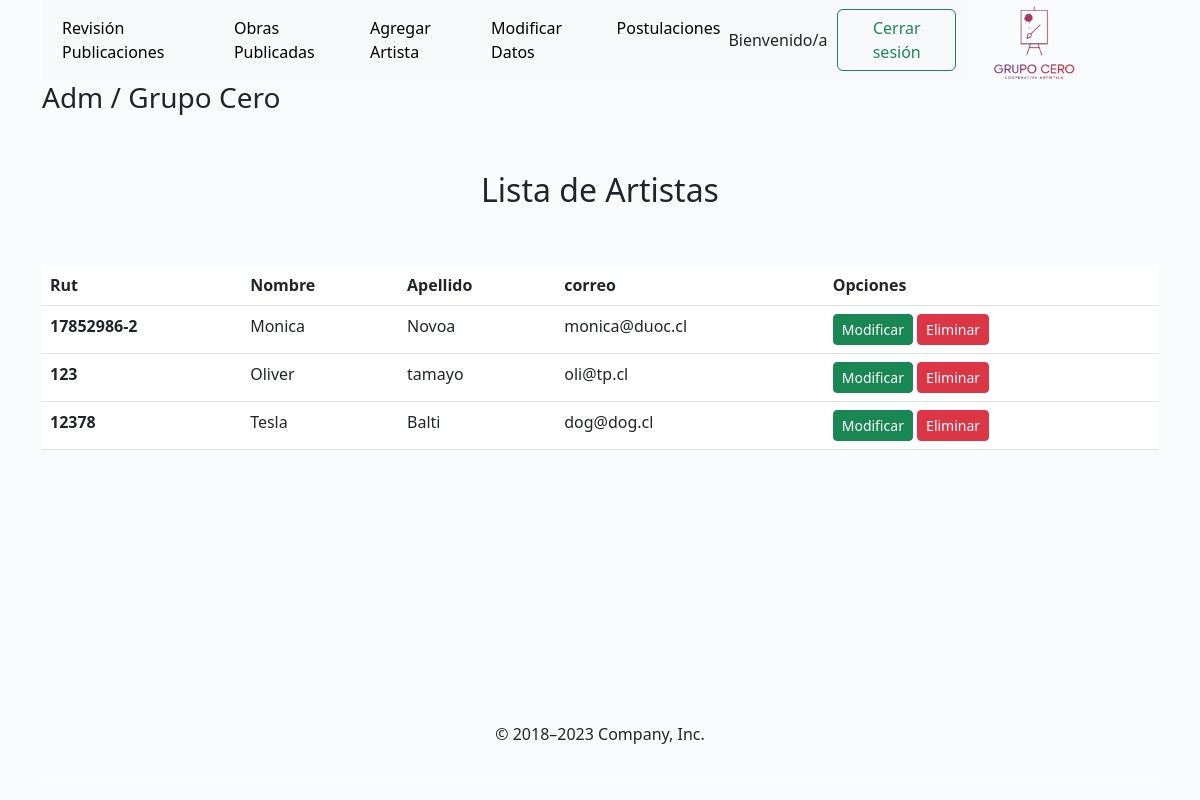
Screenshot of /listar with the database file from the repository.
### gcweb/models.py (models this page shows, shortened)
class Datos_Artista(models.Model):
    rut_artista=models.CharField(max_length=10)
    nombre_artista=models.CharField(max_length=50)
    apellido_artista=models.CharField(max_length=50)
    correo = models.CharField(max_length=50)
    password=models.CharField(max_length=20)
    foto= models.ImageField(null=True, upload_to='artista')
    usuarioCreadorDeCuenta = models.ForeignKey(User, on_delete=models.CASCADE, null=True)

### gcweb/views.py (the view)
# urls.py: path('listar',listar, name='listar'),
def listar(request):
    artistas = Datos_Artista.objects.all()
    data={
        'artistas': artistas
    }
    return render(request,"mantenedor/artistas/listar.html",data)

### gcweb/templates/mantenedor/artistas/listar.html (shortened to what this page needs)
{% extends 'baseAdmin.html' %}
{% load static %}
{% load crispy_forms_tags %}
{% block contenido3 %}
  <div class="container mt-5">
      <div class="text-center">
        <h2 class="mt-4">Lista de Artistas</h2>
      </div>
  <br><br>
  <table class="table">
      <thead>
        <tr>
          <th scope="col">Rut</th>
          <th scope="col">Nombre</th>
          <th scope="col">Apellido</th>
          <th scope="col">correo</th>
          <th scope="col">Opciones</th>
        </tr>
      </thead>
      <tbody>
          {% for p in artistas %}
        <tr>
          <th scope="row">{{p.rut_artista}}</th>
          <td>{{p.nombre_artista}}</td>
          <td>{{p.apellido_artista}}</td>
          <td>{{p.correo}}</td>
          <td>
            <a href="{% url 'modificar' p.rut_artista %}" class="btn btn-success btn-sm" >Modificar </a>
            <a href="#" onclick="eliminarartista('{{p.rut_artista}}')" class="btn btn-danger btn-sm" >Eliminar </a>
          </td>
        </tr>
        {% endfor %}
      </tbody>
    </table>
  </div>
{% endblock %}

### gcweb/templates/baseAdmin.html (style rules this page uses)
body { background-color: rgba(249, 251, 252, 0.785); }

### rows the page displays
Datos_Artista: rut_artista "17852986-2", nombre_artista "Monica", apellido_artista "Novoa", correo "monica@duoc.cl"
Datos_Artista: rut_artista "123", nombre_artista "Oliver", apellido_artista "tamayo", correo "oli@tp.cl"
Datos_Artista: rut_artista "12378", nombre_artista "Tesla", apellido_artista "Balti", correo "dog@dog.cl"
